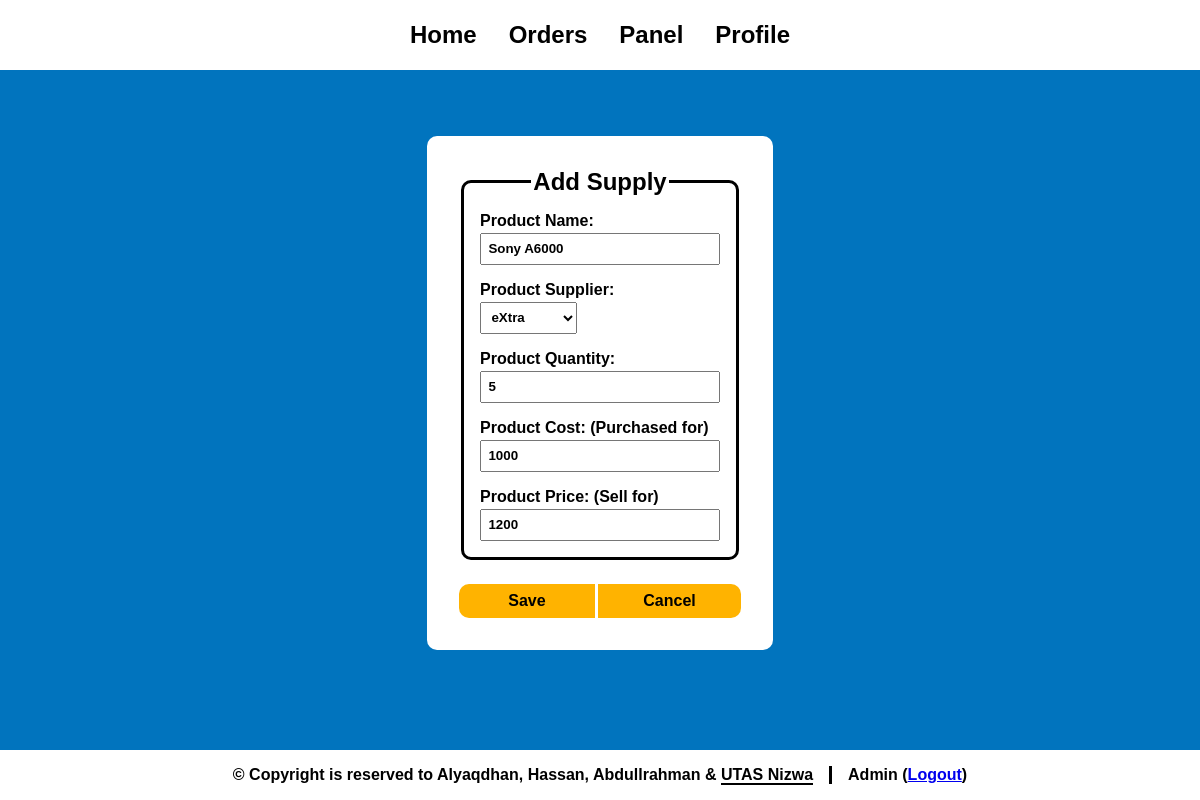
The page /panelManageAdd.php?ic=142 (signed in) on the database its author committed.
### tables this page shows
CREATE TABLE `items` (
  `iCode` int(11) NOT NULL COMMENT 'Item Code',
  `iCategoryCode` int(11) NOT NULL COMMENT 'Item Category Code(FK)',
  `iDesc` varchar(50) NOT NULL COMMENT 'Item Title',
  `iComment` varchar(300) NOT NULL COMMENT 'Item Description',
  `iQty` int(11) NOT NULL COMMENT 'Item Quantity',
  `iSold` int(5) NOT NULL COMMENT 'Item Sales',
  `iCost` int(11) NOT NULL COMMENT 'Item Cost',
  `iPrice` int(11) NOT NULL COMMENT 'Item Price',
  `iSupplierId` int(11) NOT NULL COMMENT 'Item Supplier Id(FK)',
  `iLastPurchasedDate` date NOT NULL COMMENT 'Item Last Purchased Date',
  `iBrand` varchar(10) NOT NULL COMMENT 'Item Brand',
  `img_ext` varchar(10) NOT NULL COMMENT 'Image Extension',
  `Active` varchar(10) NOT NULL DEFAULT 'active'
);

### panelManageAdd.php (the view, shortened to what this page needs)
<?php
include('connect.php');
$query = "select * from items where iCode = '{$_GET['ic']}'";
$result = mysqli_query($conn, $query) or die("Error in query: <mark>$query</mark> <p>". mysqli_error($conn));
if (mysqli_num_rows($result) > 0) {
    $data = mysqli_fetch_assoc($result);
} else {
    header('Location: error.php?ec=12');
    exit;
}
?>
<html>
    <head>
        <?php include('link.php') ?>
    </head>
    <body>
        <?php include('header.php'); ?>
        <div>
        <div class="wrapper">
            <form class="container create" action="panelManageAddProcess.php" method="post">
                <fieldset>
                    <legend>Add Supply</legend>
                    <label>
                        Product Name:<br>
                        <?php echo "<input type='text' value='{$data['iDesc']}' readonly>"; ?>
                    </label>
                    <label>
                        Product Supplier:<br>
                        <?php
                        echo "<select name='supplier' required>";
                        $query = "select * from suppliers where Active = 'active'";
                        $result = mysqli_query($conn, $query) or die("Error in query: <mark>$query</mark> <p>". mysqli_error($conn));
                        while ($data2 = mysqli_fetch_assoc($result)) {
                            if ($data2['sId'] == $data['iSupplierId']) {$s = "selected";}
                            else {$s = "";}
                            echo "<option value='{$data2['sId']}' $s> {$data2['sName']} </option>";
                        }
                        echo "</select>";
                        ?>
                    </label>
                    <label>
                        Product Quantity:<br>
                        <?php echo "<input type='number' name='qty' value='{$data['iQty']}' required>"; ?>
                    </label>
                    <label>
                        Product Cost: (Purchased for)<br>
                        <?php echo "<input type='number' name='cost' value='{$data['iCost']}' required>"; ?>
                    </label>
                    <label>
                        Product Price: (Sell for)<br>
                        <?php echo "<input type='number' name='price' value='{$data['iPrice']}' required>"; ?>
                    </label>
                </fieldset>
                <div class="buttons">
                    <input class="btn left" type="submit" value="Save">
                    <a class="btn right" href='panelManage.php'> Cancel </a>
                </div>
            </form>
        </div>
        </div>
        <?php include('footer.php'); ?>
    </body>
</html>

### style.css (style rules this page uses)
:root { color-scheme: light; --primary: #ffb300; --secondary: #0174Be; --accent: #006caf; --white: white; --black: black; --gray: lightgray; --red: red; --shadow: black; --fw-regular: 400; --fw-bold: 700; --fs-small: 0.5rem; --fs-normal: 1rem; --fs-large: 1.5rem; --br: 10px; background: var(--secondary); font-family: sans-serif; }
* { transition: 200ms ease-in-out; }
a, input[type="checkbox"] { transition-property: background; }
html { scroll-behavior: smooth; -webkit-tap-highlight-color: transparent; }
body { margin: 0; height: 100%; display: flex; flex-direction: column; }
select, input, label:has(input, textarea) { cursor: pointer; }
input:is([type="text"], [type="password"], [type="email"], [type="number"]) { cursor: text; }
div:has(.wrapper, .form) { margin: auto; width: 100%; }
.wrapper { overflow-x: auto; }
.container { width: fit-content; margin: auto; margin-block: 2rem; padding: 2rem; background: var(--white); border-radius: var(--br); }
fieldset { border-radius: var(--br); border: solid 3px var(--black); padding: 1rem; display: flex; flex-direction: column; }
legend { font-size: var(--fs-large); font-weight: var(--fw-bold); text-align: center; }
.create fieldset { display: flex; flex-direction: column; gap: 1rem; }
.create * { font-weight: var(--fw-bold); }
.create input[type="text"], .create input[type="number"], .create input[type="email"] { padding: .4rem; width: 15rem; margin-top: .2rem; }
.create select { width: fit-content; padding: .4rem; margin-top: .2rem; }
.create .buttons { display: flex; justify-content: center; gap: .2rem; margin-top: 1.5rem; }
.create .btn { width: 100%; background: var(--primary); padding: .5rem; margin: 0; border: 0; border-radius: var(--br); font-weight: var(--fw-bold); font-size: var(--fs-normal); text-align: center; text-decoration: none; color: currentColor; }
.create .left { border-radius: var(--br) 0 0 var(--br); }
.create .right { border-radius: 0 var(--br) var(--br) 0; }

### rows shown on the page
items: iDesc "Sony A6000", qty "5", cost "1000", price "1200"

### other values the page prints
$name "Admin"
form field supplier "eXtra"
